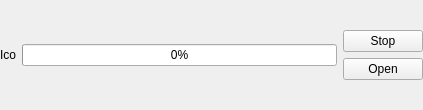
<ui version="4.0" >
 <class>DownloadItem</class>
 <widget class="QWidget" name="DownloadItem" >
  <property name="geometry" >
   <rect>
    <x>0</x>
    <y>0</y>
    <width>423</width>
    <height>110</height>
   </rect>
  </property>
  <property name="windowTitle" >
   <string>Form</string>
  </property>
  <layout class="QHBoxLayout" name="horizontalLayout" >
   <property name="margin" >
    <number>0</number>
   </property>
   <item>
    <widget class="QLabel" name="fileIcon" >
     <property name="sizePolicy" >
      <sizepolicy vsizetype="Minimum" hsizetype="Minimum" >
       <horstretch>0</horstretch>
       <verstretch>0</verstretch>
      </sizepolicy>
     </property>
     <property name="text" >
      <string>Ico</string>
     </property>
    </widget>
   </item>
   <item>
    <layout class="QVBoxLayout" name="verticalLayout_2" >
     <item>
      <widget class="SqueezeLabel" native="1" name="fileNameLabel" >
       <property name="sizePolicy" >
        <sizepolicy vsizetype="Preferred" hsizetype="Expanding" >
         <horstretch>0</horstretch>
         <verstretch>0</verstretch>
        </sizepolicy>
       </property>
       <property name="text" stdset="0" >
        <string>Filename</string>
       </property>
      </widget>
     </item>
     <item>
      <widget class="QProgressBar" name="progressBar" >
       <property name="value" >
        <number>0</number>
       </property>
      </widget>
     </item>
     <item>
      <widget class="SqueezeLabel" native="1" name="downloadInfoLabel" >
       <property name="sizePolicy" >
        <sizepolicy vsizetype="Preferred" hsizetype="Minimum" >
         <horstretch>0</horstretch>
         <verstretch>0</verstretch>
        </sizepolicy>
       </property>
       <property name="text" stdset="0" >
        <string/>
       </property>
      </widget>
     </item>
    </layout>
   </item>
   <item>
    <layout class="QVBoxLayout" name="verticalLayout" >
     <item>
      <spacer name="verticalSpacer" >
       <property name="orientation" >
        <enum>Qt::Vertical</enum>
       </property>
       <property name="sizeHint" stdset="0" >
        <size>
         <width>17</width>
         <height>1</height>
        </size>
       </property>
      </spacer>
     </item>
     <item>
      <widget class="QPushButton" name="stopButton" >
       <property name="text" >
        <string>Stop</string>
       </property>
      </widget>
     </item>
     <item>
      <widget class="QPushButton" name="openButton" >
       <property name="text" >
        <string>Open</string>
       </property>
      </widget>
     </item>
     <item>
      <spacer name="verticalSpacer_2" >
       <property name="orientation" >
        <enum>Qt::Vertical</enum>
       </property>
       <property name="sizeHint" stdset="0" >
        <size>
         <width>17</width>
         <height>5</height>
        </size>
       </property>
      </spacer>
     </item>
    </layout>
   </item>
  </layout>
 </widget>
 <customwidgets>
  <customwidget>
   <class>SqueezeLabel</class>
   <extends>QWidget</extends>
   <header>squeezelabel.h</header>
  </customwidget>
 </customwidgets>
 <resources/>
 <connections/>
</ui>
